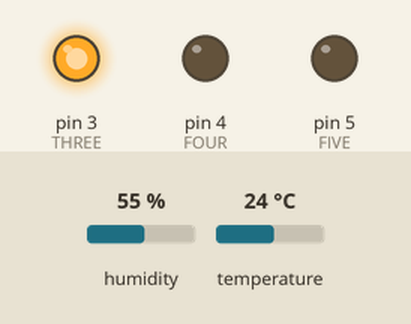
This sketch was run on a simulated Arduino Uno, built with avr-gcc and run on an emulated ATmega328P. Shown: output pins drawn as LEDs (lit = HIGH). The test bench sets the inputs (shaded band); at power-on: temperature 24 °C, humidity 55 %. What the sketch prints to the serial monitor is not drawn.

Above: at 3.0 s.
3.1 s: temperature set to 26 °C
5.7 s: temperature set to 26.9 °C
At 7.5 s:
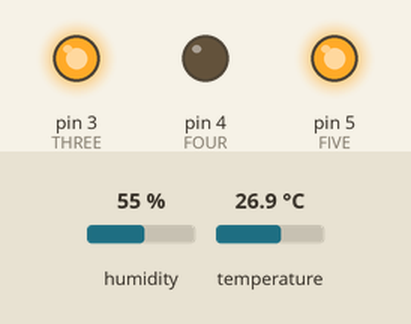
Timing chart, 0 to 9.0 s (numbered marks = the images above; inputs shaded):
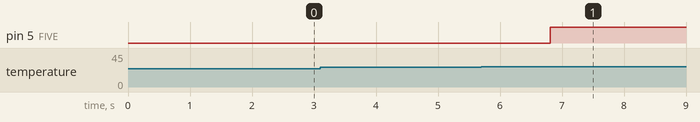

The sketch:

fanTempMain.ino
```cpp
#include <dht_nonblocking.h>
#define DHT_SENSOR_TYPE DHT_TYPE_11

static const int DHT_SENSOR_PIN = 2;
DHT_nonblocking dht_sensor( DHT_SENSOR_PIN, DHT_SENSOR_TYPE );

boolean fan_on = false;
// Adjust based on needs. Currently: 3 seconds between readings, 24 deg C final temp.
static unsigned long timeBetween = 2000;
float perfectTemp = 26.0;

#define FIVE 5
#define THREE 3
#define FOUR 4

void setup() {
  Serial.begin(9600);

  pinMode(FIVE,OUTPUT);
  pinMode(THREE,OUTPUT);
  pinMode(FOUR,OUTPUT);

  digitalWrite(THREE,HIGH);
  digitalWrite(FOUR,LOW);
  digitalWrite(FIVE,LOW);
}

static bool measureTemp(float *temperature, float *humidity)
{
  static unsigned long timeMeasured = millis();

  if (millis() - timeMeasured > timeBetween)
  {
    if (dht_sensor.measure(temperature, humidity) == true)
    {
      timeMeasured = millis();
      return(true);
    }
  }
  return(false);
}

void loop() {
  float temperature;
  float humidity;

  if(measureTemp(&temperature, &humidity) == true)
  {
    if (temperature > perfectTemp) {
      digitalWrite(FIVE,HIGH);
      if(! fan_on) {
        Serial.print("FAN ON - Temperature over ");
        Serial.println(perfectTemp);
        fan_on = true;
      }
    } else {
      digitalWrite(FIVE,LOW);
      if(fan_on) {
        Serial.println("FAN OFF - Perfect Temp reached!");
        fan_on = false;
      }
    }
    Serial.print("T = ");
    Serial.print(temperature);
    Serial.print(" deg. C");
  }
}
```

Measured:
- the behaviour switches between 26.4 and 26.5 °C on temperature (found by bisection; images 0 and 1)
- after the input at 3.1 s, every drawn part: stays the same
- after the input at 5.7 s, pin 5 (FIVE): LOW → HIGH after 1.1 s
